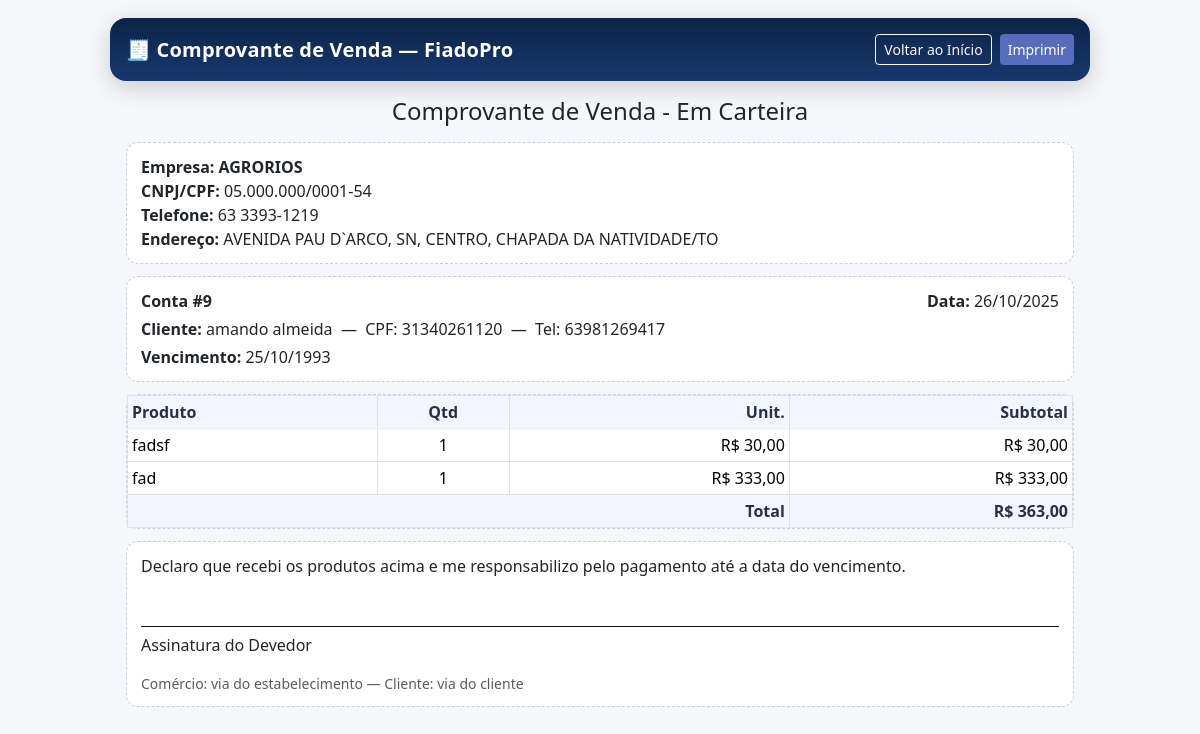
/conta/9/recibo/?print=1 (signed in), run on the app's committed database.
### carteira/models.py (models this page shows, shortened)
class Empresa(models.Model):
    owner = models.OneToOneField(User, on_delete=models.CASCADE, related_name="empresa")
    nome = models.CharField(max_length=150)
    cnpj_cpf = models.CharField(max_length=20, blank=True) #até 18, numeros e tracos
    telefone = models.CharField(max_length=20, blank=True)
    endereco = models.CharField(max_length=150)

class ContaCarteira(models.Model):
    STATUS_CHOICES = (
        ("EM_ABERTO", "Em aberto"),
        ("PAGO", "Pago"),
        ("ATRASO", "Em atraso"),
    )
    owner = models.ForeignKey(User, on_delete=models.CASCADE, related_name="contas_carteira")
    cliente = models.ForeignKey(Cliente, on_delete=models.PROTECT, related_name="contas")
    criado_em = models.DateField(default=timezone.now)
    vencimento = models.DateField(null=True, blank=True)
    total = models.DecimalField(max_digits=12, decimal_places=2, default=0)
    saldo = models.DecimalField(max_digits=12, decimal_places=2, default=0)
    status = models.CharField(max_length=12, choices=STATUS_CHOICES, default="EM_ABERTO")
    is_deleted = models.BooleanField(default=False)
    deleted_at = models.DateTimeField(null=True, blank=True)
    deleted_reason = models.CharField(max_length=255, blank=True)
    deleted_by = models.ForeignKey(
        User, null=True, blank=True, on_delete=models.SET_NULL, related_name="contas_carteira_excluidas"
    )
    class Meta:
        ordering = ["-criado_em", "-id"]

class Cliente(models.Model):
    nome = models.CharField(max_length=150)
    cpf = models.CharField(max_length=14, blank=True)
    telefone = models.CharField(max_length=20, blank=True)

class ItemVenda(models.Model):
    conta = models.ForeignKey(ContaCarteira, on_delete=models.CASCADE, related_name="itens")
    produto = models.CharField(max_length=120)
    quantidade = models.PositiveIntegerField(validators=[MinValueValidator(1)])
    valor_unit = models.DecimalField(max_digits=10, decimal_places=2, validators=[MinValueValidator(0)])
    def subtotal(self):
        return self.quantidade * self.valor_unit

### carteira/views.py (the view)
# urls.py: path("conta/<int:conta_id>/recibo/", views.recibo_conta, name="recibo_conta"),
@login_required
def recibo_conta(request, conta_id):
    conta = _get_conta_or_404(request.user, conta_id)
    empresa = request.user.empresa
    log_event(request,
              action="conta_recibo",
              descricao=f"Usuário {request.user}: Acessou recibo da conta #{conta.id}",
              extra={"conta_id": conta.id})
    if request.GET.get("print"):
        log_event(request,
                  action="conta_recibo_print",
                  descricao=f"Usuário {request.user}: Imprimiu recibo da conta #{conta.id}",
                  extra={"conta_id": conta.id})
    return render(request, "carteira/recibo_conta.html", {"conta": conta, "empresa" : empresa})

### carteira/utils.py (called while the page is built)
def _client_ip(request):
    xff = request.META.get("HTTP_X_FORWARDED_FOR")
    if xff:
        return xff.split(",")[0].strip()
    return request.META.get("REMOTE_ADDR")

def log_event(request, action, descricao, extra=None):
    try:
        AuditLog.objects.create(
            user=request.user if getattr(request, "user", None) and request.user.is_authenticated else None,
            action=action,
            descricao=descricao,
            path=getattr(request, "path", "")[:255],
            method=getattr(request, "method", "")[:10],
            ip=_client_ip(request),
            user_agent=(request.META.get("HTTP_USER_AGENT") or "")[:512],
            extra=extra or {},
        )
    except Exception:
        pass

### carteira/views.py (called while the page is built)
def _get_conta_or_404(user, conta_id, include_deleted=False):
    qs = ContaCarteira.objects.filter(owner=user).select_related("cliente")
    if not include_deleted:
        qs = qs.filter(is_deleted=False)
    return get_object_or_404(qs, pk=conta_id)

### carteira/templates/carteira/recibo_conta.html (shortened to what this page needs)
{% load humanize %}
<!doctype html>
<html lang="pt-br">
<head>
  <link href="https://cdn.jsdelivr.net/npm/bootstrap@5.3.3/dist/css/bootstrap.min.css" rel="stylesheet">
</head>
<body>
  <header class="print-header no-print">
    <div class="d-flex justify-content-between align-items-center">
      <h5 class="title mb-0">🧾 Comprovante de Venda — FiadoPro</h5>
      <div class="d-flex gap-2">
        <a href="{% url 'carteira:dashboard' %}" class="btn btn-outline-light btn-sm">Voltar ao Início</a>
        <button class="btn btn-primary btn-sm" onclick="window.print()">Imprimir</button>
      </div>
    </div>
  </header>
  <main class="doc-container">
    <h4 class="text-center my-3">Comprovante de Venda - Em Carteira</h4>
    <section class="box">
      <div class="fw-semibold">Empresa: {{ empresa.nome }}</div>
      <div><strong>CNPJ/CPF:</strong> {{ empresa.cnpj_cpf }}</div>
      <div><strong>Telefone:</strong> {{ empresa.telefone }}</div>
      <div><strong>Endereço:</strong> {{ empresa.endereco }}</div>
    </section>
    <section class="box">
      <div class="d-flex justify-content-between">
        <div class="fw-semibold">Conta #{{ conta.id }}</div>
        <div><strong>Data:</strong> {{ conta.criado_em|date:'d/m/Y' }}</div>
      </div>
      <div class="mt-1">
        <strong>Cliente:</strong> {{ conta.cliente.nome }}
        &nbsp;—&nbsp; CPF: {{ conta.cliente.cpf }}
        &nbsp;—&nbsp; Tel: {{ conta.cliente.telefone }}
      </div>
      <div class="mt-1"><strong>Vencimento:</strong> {{ conta.vencimento|date:'d/m/Y' }}</div>
    </section>
    <section class="box p-0">
      <div class="table-responsive">
        <table class="table table-sm table-bordered table-hover align-middle mb-0">
          <thead>
            <tr>
              <th>Produto</th>
              <th class="text-center">Qtd</th>
              <th class="text-end">Unit.</th>
              <th class="text-end">Subtotal</th>
            </tr>
          </thead>
          <tbody>
            {% for i in conta.itens.all %}
            <tr>
              <td>{{ i.produto }}</td>
              <td class="text-center">{{ i.quantidade }}</td>
              <td class="text-end">R$ {{ i.valor_unit|floatformat:2|intcomma }}</td>
              <td class="text-end">R$ {{ i.subtotal|floatformat:2|intcomma }}</td>
            </tr>
            {% empty %}
            <tr>
              <td colspan="4" class="text-center text-muted py-3">Sem itens</td>
            </tr>
            {% endfor %}
          </tbody>
          <tfoot>
            <tr>
              <th colspan="3" class="text-end">Total</th>
              <th class="text-end">R$ {{ conta.total|floatformat:2|intcomma }}</th>
            </tr>
          </tfoot>
        </table>
      </div>
    </section>
    <section class="box">
      <p class="mb-3">
        Declaro que recebi os produtos acima e me responsabilizo pelo pagamento até a data do vencimento.
      </p>
      <div class="assinatura">
        <div class="linha"></div>
        <div>Assinatura do Devedor</div>
      </div>
      <small class="d-block mt-3 text-muted">
        Comércio: via do estabelecimento — Cliente: via do cliente
      </small>
    </section>
  </main>
</body>
</html>

### carteira/templates/carteira/recibo_conta.html (style rules this page uses)
:root { --azul-escuro:#0b2447; --azul-medio:#19376d; --azul-claro:#576cbc; --azul-destaque:#a5d7e8; }
body { font-family: system-ui, -apple-system, "Segoe UI", Roboto, Arial, Helvetica, sans-serif; background: #f6f7fb; margin: 0; padding: 0; -webkit-print-color-adjust: exact; print-color-adjust: exact; }
.print-header { background: linear-gradient(180deg, var(--azul-escuro), var(--azul-medio)); color: #fff; padding: 16px; border-radius: 16px; box-shadow: 0 6px 24px rgba(0,0,0,.18); margin: 18px auto 12px auto; max-width: 980px; }
.print-header .title { font-weight: 600; letter-spacing: .2px; }
.doc-container { max-width: 980px; margin: 0 auto 24px auto; padding: 0 16px 24px 16px; }
.box { border: 1px dashed #c7cce0; border-radius: 12px; padding: 12px 14px; margin: 12px 0; background: #fff; }
.table th { background: #f3f5ff !important; color: #2a2f45; border-bottom: 1px solid #e5e7f0 !important; position: sticky; top: 0; z-index: 1; }
.table td.text-end, .table th.text-end { text-align: right; }
.btn-primary { background: var(--azul-claro); border: 0; }
.assinatura { margin-top: 48px; }
.assinatura .linha { border-top: 1px solid #111; height: 1px; width: 100%; margin-bottom: 6px; }

### data on the page
Empresa: nome "AGRORIOS", cnpj_cpf "05.000.000/0001-54", telefone "63 3393-1219", endereco "AVENIDA PAU D`ARCO, SN, CENTRO, CHAPADA DA NATIVIDADE/TO"
ContaCarteira: id "9", criado_em "26/10/2025", cliente.nome "amando almeida", cliente.cpf "31340261120", cliente.telefone "63981269417", vencimento "25/10/1993", total "363,00"
ItemVenda: produto "fadsf", quantidade "1", valor_unit "30,00", subtotal "30,00"
ItemVenda: produto "fad", quantidade "1", valor_unit "333,00", subtotal "333,00"
